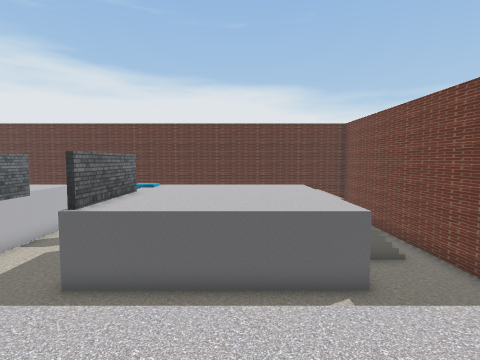
[1] (above)

22 first-person views from a walk through a 3-D level made in the Unity game engine. The camera is 1.3 m above the floor, tilts 4° down and sees 80° across. The floor is counted in squares, 1 m on a side. Each view is taken from the middle of a square. On the plan, view 1 faces up. The plan holds only what a view shows up to about 13 squares ahead; the rest is blank. The player character is not drawn. Some surface patterns are stand-ins.

[2]
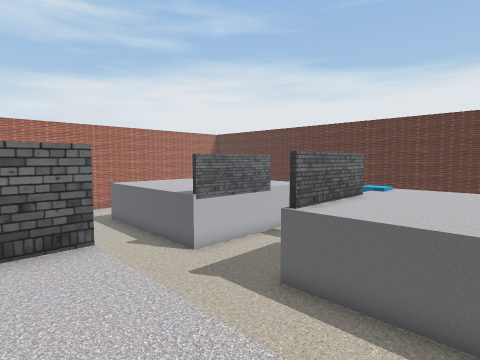

[3]
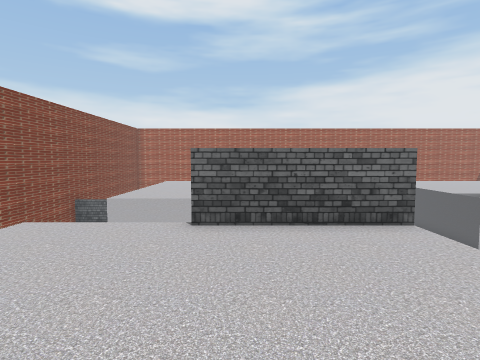

[4]
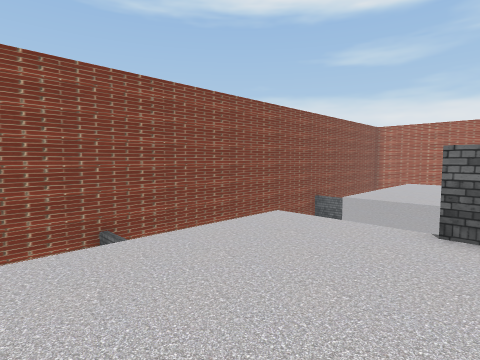

[5]
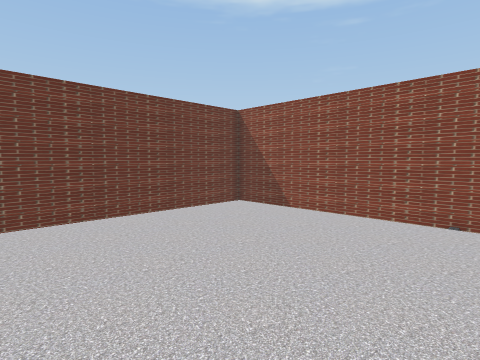

[6]
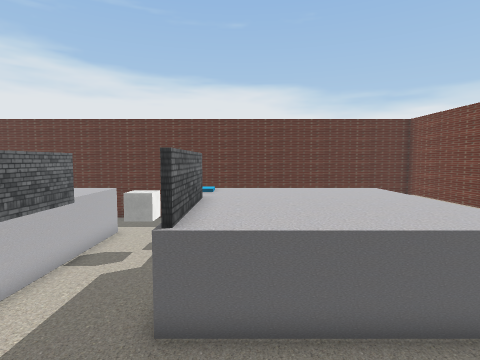

[7]
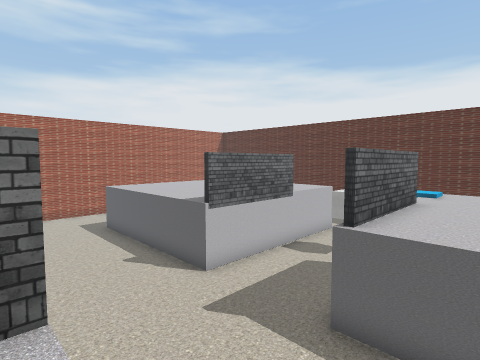

[8]
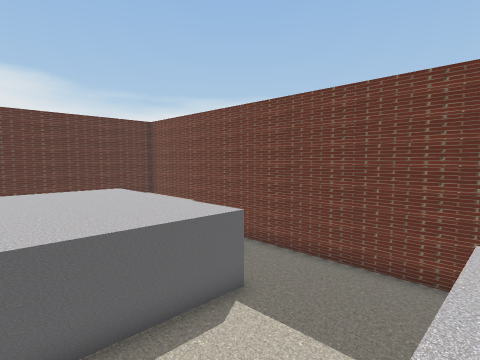

[9]
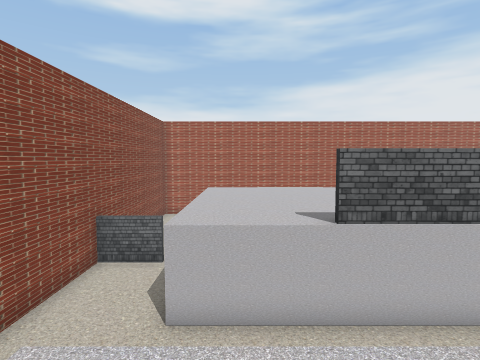

[10]
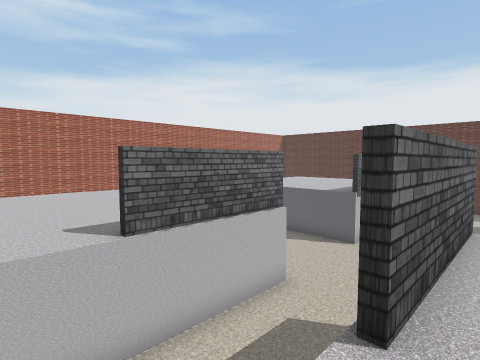

[11]
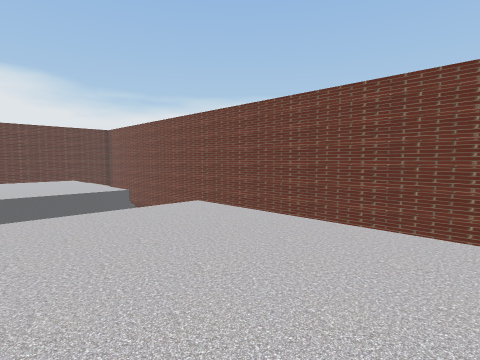

[12]
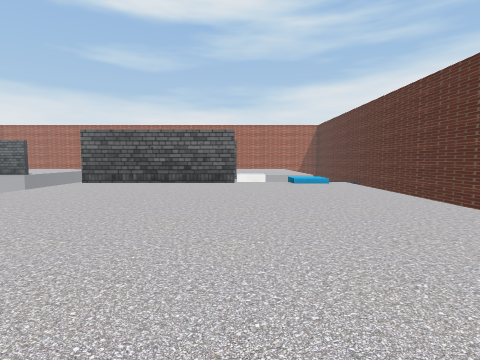

[13]
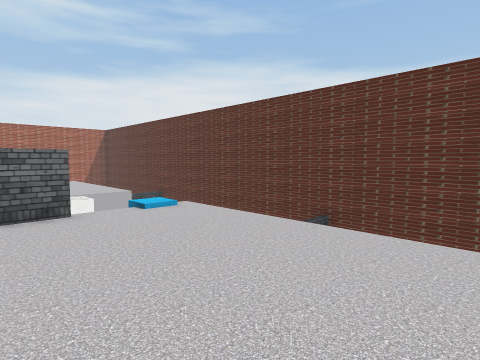

[14]
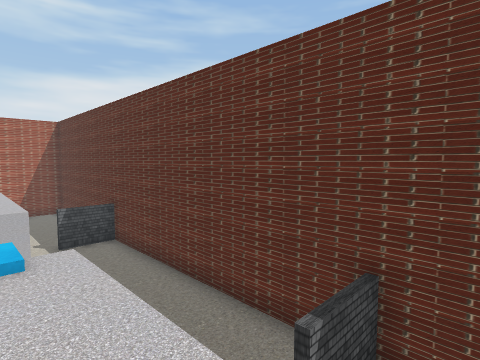

[15]
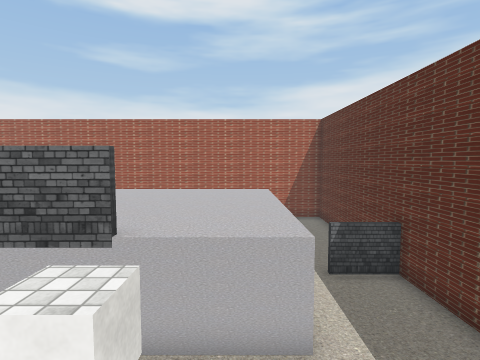

[16]
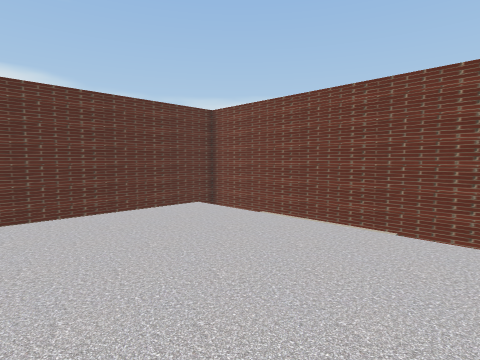

[17]
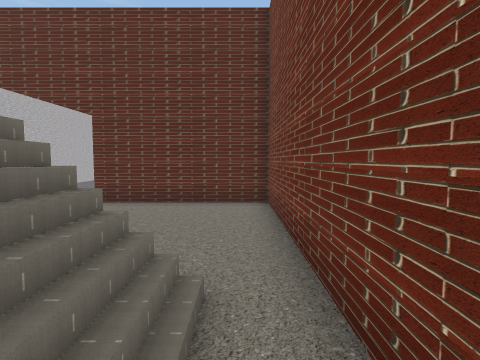

[18]
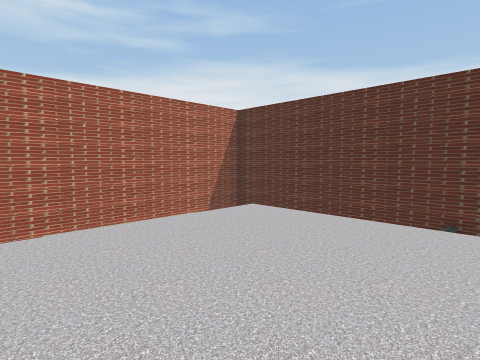

[19]
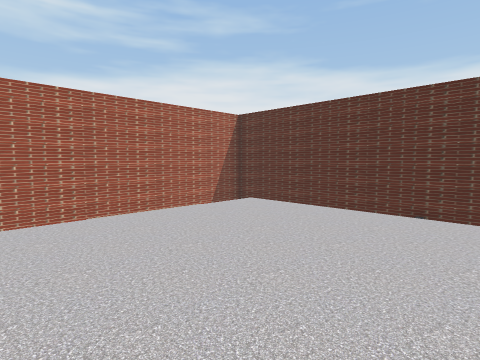

[20]
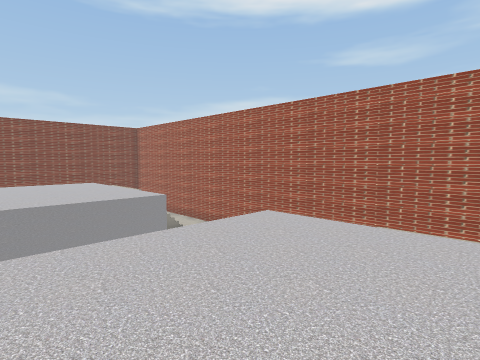

[21]
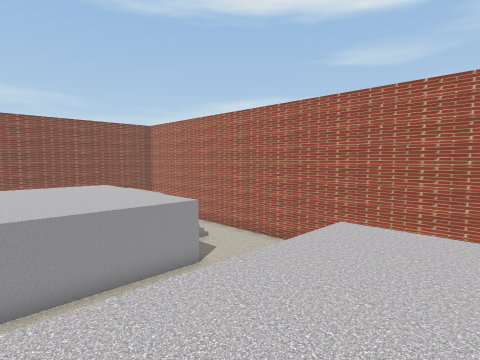

[22]
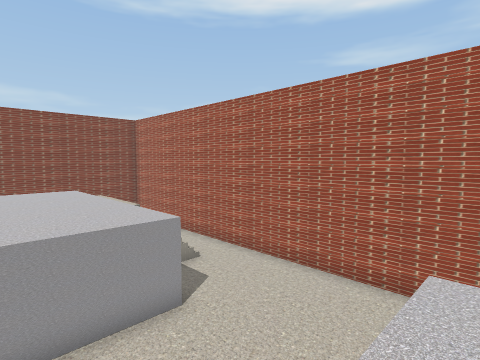

### Floor plan
Key: @ floor where view 1 was taken; # wall or solid block; x gap in a wall; . main floor; - floor 2 m lower than the main floor; / step, stairs or slope; = window, fence, low wall or low ledge; v drop or lower ground; C cube.
Columns run from 21 left of view 1 to 7 right of it. Each row starts with its distance up from view 1.
 19  ############################
 18     --   #---------#   -----#
 17 #    ----#---------#    ----#
 16 #     -------            ---#
 15 #   -........-- -/......#---#
 14 #   -........-- C/....... --#
 13 #   /........-CCv........ =-#
 12 #   /........-CC=........//-#
 11 #   /.......#--- #....... /-#
 10 #    .......#--- #.......//-#
  9 #   -.......#--- #.......---#
  8 #   v.......#---=#.......---#
  7 #    vvvvvvv----------------#
  6 #---------------------------#
  5 #-------------------  ------#
  4 #---------------       -----#
  3 #--------- ----         ----#
  2 #----.....  #---#........   #
  1 #----.....  #---#........   #
  0 #-///.....  #---#....@...-  #
 -1 #-/ /...... #-- #......../  #
 -2 #-  /.......#-  x......../  #
 -3     /........-  v......../  #
 -4      ........-  v........-  #
 -5      ........-  v........   #
 -6          -----     ---      #
 -7          #----              #
 -8          #----     #
 -9      ######################

Positions as (right, up) in squares from view 1, and headings:
1: (0, 0), facing up
2: (0, 1), facing up-left
3: (1, -1), facing left
4: (1, -1), facing down-left
5: (-3, 1), facing down-right
6: (-3, 2), facing up
7: (-2, 2), facing up-left
8: (-2, 2), facing up-right
9: (-3, -4), facing left
10: (-4, -4), facing up-left
11: (-2, -5), facing up-right
12: (4, 12), facing left
13: (3, 10), facing up-left
14: (0, 14), facing up-left
15: (-4, 14), facing left
16: (-2, 8), facing up-right
17: (6, 10), facing up
18: (-11, 9), facing up-left
19: (-10, 8), facing up-left
20: (-11, 12), facing down-left
21: (-11, 10), facing down-left
22: (-13, 8), facing down-left
